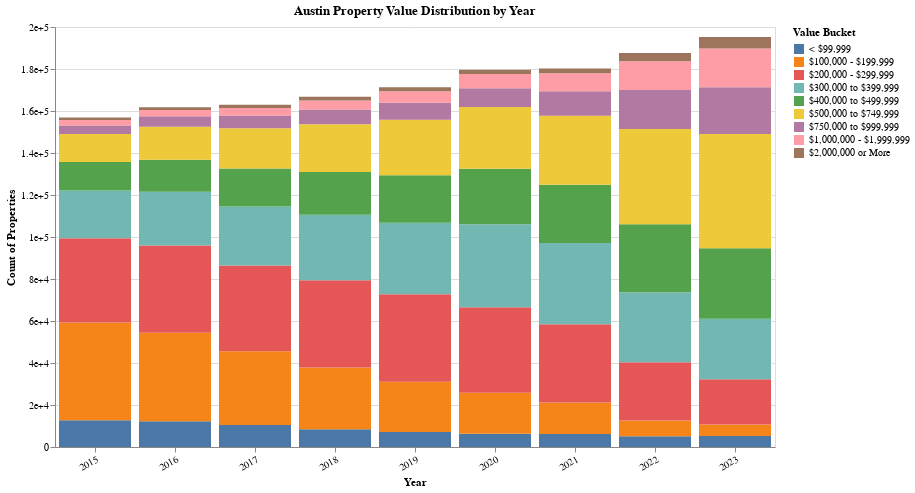

Here is the notebook cell this chart was saved with:
### Markdown cell above
#### Yearly Stacked Bar Chart

### Code cell
desired_order = [
    "< $99,999", "$100,000 - $199,999",
    "$200,000 - $299,999", "$300,000 to $399,999", "$400,000 to $499,999",
    "$500,000 to $749,999", "$750,000 to $999,999",
    "$1,000,000 - $1,999,999", "$2,000,000 or More"
]

# Melt to long
df_long = austin_propval_pivot.reset_index().melt(
    id_vars="Year", var_name="Bucket", value_name="Count"
)

# Stack order key
order_map = {b: i for i, b in enumerate(desired_order)}
df_long["BucketOrder"] = df_long["Bucket"].map(order_map).astype(float)

# Add year totals and ratio
df_long["YearTotal"] = df_long.groupby("Year")["Count"].transform("sum")
df_long["Ratio"] = df_long["Count"] / df_long["YearTotal"]

# Stacked bars: counts on axis, ratio in tooltip
chart = alt.Chart(df_long).mark_bar().encode(
    x=alt.X("Year:O", title="Year", axis=alt.Axis(labelAngle=-30)),
    y=alt.Y("Count:Q", stack="zero", axis=alt.Axis(title="Count of Properties", format=",")),
    color=alt.Color(
        "Bucket:N",
        title="Value Bucket",
        scale=alt.Scale(domain=desired_order)   # legend/color order
    ),
    order=alt.Order("BucketOrder:Q"),          # stack order bottom→top
    tooltip=[
        alt.Tooltip("Year:O", title="Year"),
        alt.Tooltip("Bucket:N", title="Bucket"),
        alt.Tooltip("Count:Q", title="Count", format=","),
        alt.Tooltip("YearTotal:Q", title="Year Total", format=","),
        alt.Tooltip("Ratio:Q", title="Share", format=".1%")
    ]
).properties(
    width=720, height=420, title="Austin Property Value Distribution by Year"
)

chart

### Figure 1 — Vega-Lite specification as saved in the notebook (floating-point values rounded to 4 significant figures)
{"config": {"view": {"continuousWidth": 300, "continuousHeight": 300}}, "data": {"name": "data-40a9545e292ddcb38bdcb8df8e09b0a5"}, "mark": {"type": "bar"}, "encoding": {"color": {"field": "Bucket", "scale": {"domain": ["< $99,999", "$100,000 - $199,999", "$200,000 - $299,999", "$300,000 to $399,999", "$400,000 to $499,999", "$500,000 to $749,999", "$750,000 to $999,999", "$1,000,000 - $1,999,999", "$2,000,000 or More"]}, "title": "Value Bucket", "type": "nominal"}, "order": {"field": "BucketOrder", "type": "quantitative"}, "tooltip": [{"field": "Year", "title": "Year", "type": "ordinal"}, {"field": "Bucket", "title": "Bucket", "type": "nominal"}, {"field": "Count", "format": ",", "title": "Count", "type": "quantitative"}, {"field": "YearTotal", "format": ",", "title": "Year Total", "type": "quantitative"}, {"field": "Ratio", "format": ".1%", "title": "Share", "type": "quantitative"}], "x": {"axis": {"labelAngle": -30}, "field": "Year", "title": "Year", "type": "ordinal"}, "y": {"axis": {"format": ",", "title": "Count of Properties"}, "field": "Count", "stack": "zero", "type": "quantitative"}}, "height": 420, "title": "Austin Property Value Distribution by Year", "width": 720, "$schema": "https://vega.github.io/schema/vega-lite/v5.20.1.json", "datasets": {"data-40a9545e292ddcb38bdcb8df8e09b0a5": [{"Year": 2015, "Bucket": "< $99,999", "Count": 12755, "BucketOrder": 0.0, "YearTotal": 156847, "Ratio": 0.08132}, {"Year": 2016, "Bucket": "< $99,999", "Count": 12266, "BucketOrder": 0.0, "YearTotal": 161795, "Ratio": 0.07581}, {"Year": 2017, "Bucket": "< $99,999", "Count": 10433, "BucketOrder": 0.0, "YearTotal": 163001, "Ratio": 0.06401}, {"Year": 2018, "Bucket": "< $99,999", "Count": 8484, "BucketOrder": 0.0, "YearTotal": 166832, "Ratio": 0.05085}, {"Year": 2019, "Bucket": "< $99,999", "Count": 7157, "BucketOrder": 0.0, "YearTotal": 171343, "Ratio": 0.04177}, {"Year": 2020, "Bucket": "< $99,999", "Count": 6284, "BucketOrder": 0.0, "YearTotal": 179636, "Ratio": 0.03498}, {"Year": 2021, "Bucket": "< $99,999", "Count": 6150, "BucketOrder": 0.0, "YearTotal": 180236, "Ratio": 0.03412}, {"Year": 2022, "Bucket": "< $99,999", "Count": 5168, "BucketOrder": 0.0, "YearTotal": 187629, "Ratio": 0.02754}, {"Year": 2023, "Bucket": "< $99,999", "Count": 5279, "BucketOrder": 0.0, "YearTotal": 195213, "Ratio": 0.02704}, {"Year": 2015, "Bucket": "$100,000 - $199,999", "Count": 46543, "BucketOrder": 1.0, "YearTotal": 156847, "Ratio": 0.2967}, {"Year": 2016, "Bucket": "$100,000 - $199,999", "Count": 42143, "BucketOrder": 1.0, "YearTotal": 161795, "Ratio": 0.2605}, {"Year": 2017, "Bucket": "$100,000 - $199,999", "Count": 35209, "BucketOrder": 1.0, "YearTotal": 163001, "Ratio": 0.216}, {"Year": 2018, "Bucket": "$100,000 - $199,999", "Count": 29344, "BucketOrder": 1.0, "YearTotal": 166832, "Ratio": 0.1759}, {"Year": 2019, "Bucket": "$100,000 - $199,999", "Count": 23880, "BucketOrder": 1.0, "YearTotal": 171343, "Ratio": 0.1394}, {"Year": 2020, "Bucket": "$100,000 - $199,999", "Count": 19575, "BucketOrder": 1.0, "YearTotal": 179636, "Ratio": 0.109}, {"Year": 2021, "Bucket": "$100,000 - $199,999", "Count": 15083, "BucketOrder": 1.0, "YearTotal": 180236, "Ratio": 0.08368}, {"Year": 2022, "Bucket": "$100,000 - $199,999", "Count": 7402, "BucketOrder": 1.0, "YearTotal": 187629, "Ratio": 0.03945}, {"Year": 2023, "Bucket": "$100,000 - $199,999", "Count": 5402, "BucketOrder": 1.0, "YearTotal": 195213, "Ratio": 0.02767}, {"Year": 2015, "Bucket": "$200,000 - $299,999", "Count": 40138, "BucketOrder": 2.0, "YearTotal": 156847, "Ratio": 0.2559}, {"Year": 2016, "Bucket": "$200,000 - $299,999", "Count": 41500, "BucketOrder": 2.0, "YearTotal": 161795, "Ratio": 0.2565}, {"Year": 2017, "Bucket": "$200,000 - $299,999", "Count": 40780, "BucketOrder": 2.0, "YearTotal": 163001, "Ratio": 0.2502}, {"Year": 2018, "Bucket": "$200,000 - $299,999", "Count": 41551, "BucketOrder": 2.0, "YearTotal": 166832, "Ratio": 0.2491}, {"Year": 2019, "Bucket": "$200,000 - $299,999", "Count": 41747, "BucketOrder": 2.0, "YearTotal": 171343, "Ratio": 0.2436}, {"Year": 2020, "Bucket": "$200,000 - $299,999", "Count": 40648, "BucketOrder": 2.0, "YearTotal": 179636, "Ratio": 0.2263}, {"Year": 2021, "Bucket": "$200,000 - $299,999", "Count": 37162, "BucketOrder": 2.0, "YearTotal": 180236, "Ratio": 0.2062}, {"Year": 2022, "Bucket": "$200,000 - $299,999", "Count": 27822, "BucketOrder": 2.0, "YearTotal": 187629, "Ratio": 0.1483}, {"Year": 2023, "Bucket": "$200,000 - $299,999", "Count": 21614, "BucketOrder": 2.0, "YearTotal": 195213, "Ratio": 0.1107}, {"Year": 2015, "Bucket": "$300,000 to $399,999", "Count": 22755, "BucketOrder": 3.0, "YearTotal": 156847, "Ratio": 0.1451}, {"Year": 2016, "Bucket": "$300,000 to $399,999", "Count": 25602, "BucketOrder": 3.0, "YearTotal": 161795, "Ratio": 0.1582}, {"Year": 2017, "Bucket": "$300,000 to $399,999", "Count": 28135, "BucketOrder": 3.0, "YearTotal": 163001, "Ratio": 0.1726}, {"Year": 2018, "Bucket": "$300,000 to $399,999", "Count": 31226, "BucketOrder": 3.0, "YearTotal": 166832, "Ratio": 0.1872}, {"Year": 2019, "Bucket": "$300,000 to $399,999", "Count": 34008, "BucketOrder": 3.0, "YearTotal": 171343, "Ratio": 0.1985}, {"Year": 2020, "Bucket": "$300,000 to $399,999", "Count": 39550, "BucketOrder": 3.0, "YearTotal": 179636, "Ratio": 0.2202}, {"Year": 2021, "Bucket": "$300,000 to $399,999", "Count": 38772, "BucketOrder": 3.0, "YearTotal": 180236, "Ratio": 0.2151}, {"Year": 2022, "Bucket": "$300,000 to $399,999", "Count": 33342, "BucketOrder": 3.0, "YearTotal": 187629, "Ratio": 0.1777}, {"Year": 2023, "Bucket": "$300,000 to $399,999", "Count": 28816, "BucketOrder": 3.0, "YearTotal": 195213, "Ratio": 0.1476}, {"Year": 2015, "Bucket": "$400,000 to $499,999", "Count": 13560, "BucketOrder": 4.0, "YearTotal": 156847, "Ratio": 0.08645}, {"Year": 2016, "Bucket": "$400,000 to $499,999", "Count": 15282, "BucketOrder": 4.0, "YearTotal": 161795, "Ratio": 0.09445}, {"Year": 2017, "Bucket": "$400,000 to $499,999", "Count": 18088, "BucketOrder": 4.0, "YearTotal": 163001, "Ratio": 0.111}, {"Year": 2018, "Bucket": "$400,000 to $499,999", "Count": 20324, "BucketOrder": 4.0, "YearTotal": 166832, "Ratio": 0.1218}, {"Year": 2019, "Bucket": "$400,000 to $499,999", "Count": 22619, "BucketOrder": 4.0, "YearTotal": 171343, "Ratio": 0.132}, {"Year": 2020, "Bucket": "$400,000 to $499,999", "Count": 26405, "BucketOrder": 4.0, "YearTotal": 179636, "Ratio": 0.147}, {"Year": 2021, "Bucket": "$400,000 to $499,999", "Count": 27702, "BucketOrder": 4.0, "YearTotal": 180236, "Ratio": 0.1537}, {"Year": 2022, "Bucket": "$400,000 to $499,999", "Count": 32341, "BucketOrder": 4.0, "YearTotal": 187629, "Ratio": 0.1724}, {"Year": 2023, "Bucket": "$400,000 to $499,999", "Count": 33501, "BucketOrder": 4.0, "YearTotal": 195213, "Ratio": 0.1716}, {"Year": 2015, "Bucket": "$500,000 to $749,999", "Count": 13328, "BucketOrder": 5.0, "YearTotal": 156847, "Ratio": 0.08497}, {"Year": 2016, "Bucket": "$500,000 to $749,999", "Count": 15668, "BucketOrder": 5.0, "YearTotal": 161795, "Ratio": 0.09684}, {"Year": 2017, "Bucket": "$500,000 to $749,999", "Count": 19136, "BucketOrder": 5.0, "YearTotal": 163001, "Ratio": 0.1174}, {"Year": 2018, "Bucket": "$500,000 to $749,999", "Count": 22791, "BucketOrder": 5.0, "YearTotal": 166832, "Ratio": 0.1366}, {"Year": 2019, "Bucket": "$500,000 to $749,999", "Count": 26470, "BucketOrder": 5.0, "YearTotal": 171343, "Ratio": 0.1545}, {"Year": 2020, "Bucket": "$500,000 to $749,999", "Count": 29411, "BucketOrder": 5.0, "YearTotal": 179636, "Ratio": 0.1637}, {"Year": 2021, "Bucket": "$500,000 to $749,999", "Count": 32827, "BucketOrder": 5.0, "YearTotal": 180236, "Ratio": 0.1821}, {"Year": 2022, "Bucket": "$500,000 to $749,999", "Count": 45357, "BucketOrder": 5.0, "YearTotal": 187629, "Ratio": 0.2417}, {"Year": 2023, "Bucket": "$500,000 to $749,999", "Count": 54435, "BucketOrder": 5.0, "YearTotal": 195213, "Ratio": 0.2788}, {"Year": 2015, "Bucket": "$750,000 to $999,999", "Count": 4029, "BucketOrder": 6.0, "YearTotal": 156847, "Ratio": 0.02569}, {"Year": 2016, "Bucket": "$750,000 to $999,999", "Count": 4992, "BucketOrder": 6.0, "YearTotal": 161795, "Ratio": 0.03085}, {"Year": 2017, "Bucket": "$750,000 to $999,999", "Count": 6049, "BucketOrder": 6.0, "YearTotal": 163001, "Ratio": 0.03711}, {"Year": 2018, "Bucket": "$750,000 to $999,999", "Count": 6952, "BucketOrder": 6.0, "YearTotal": 166832, "Ratio": 0.04167}, {"Year": 2019, "Bucket": "$750,000 to $999,999", "Count": 8074, "BucketOrder": 6.0, "YearTotal": 171343, "Ratio": 0.04712}, {"Year": 2020, "Bucket": "$750,000 to $999,999", "Count": 8947, "BucketOrder": 6.0, "YearTotal": 179636, "Ratio": 0.04981}, {"Year": 2021, "Bucket": "$750,000 to $999,999", "Count": 11703, "BucketOrder": 6.0, "YearTotal": 180236, "Ratio": 0.06493}, {"Year": 2022, "Bucket": "$750,000 to $999,999", "Count": 18576, "BucketOrder": 6.0, "YearTotal": 187629, "Ratio": 0.099}, {"Year": 2023, "Bucket": "$750,000 to $999,999", "Count": 22295, "BucketOrder": 6.0, "YearTotal": 195213, "Ratio": 0.1142}, {"Year": 2015, "Bucket": "$1,000,000 - $1,999,999", "Count": 2654, "BucketOrder": 7.0, "YearTotal": 156847, "Ratio": 0.01692}, {"Year": 2016, "Bucket": "$1,000,000 - $1,999,999", "Count": 2990, "BucketOrder": 7.0, "YearTotal": 161795, "Ratio": 0.01848}, {"Year": 2017, "Bucket": "$1,000,000 - $1,999,999", "Count": 3602, "BucketOrder": 7.0, "YearTotal": 163001, "Ratio": 0.0221}, {"Year": 2018, "Bucket": "$1,000,000 - $1,999,999", "Count": 4306, "BucketOrder": 7.0, "YearTotal": 166832, "Ratio": 0.02581}, {"Year": 2019, "Bucket": "$1,000,000 - $1,999,999", "Count": 5446, "BucketOrder": 7.0, "YearTotal": 171343, "Ratio": 0.03178}, {"Year": 2020, "Bucket": "$1,000,000 - $1,999,999", "Count": 6812, "BucketOrder": 7.0, "YearTotal": 179636, "Ratio": 0.03792}, {"Year": 2021, "Bucket": "$1,000,000 - $1,999,999", "Count": 8622, "BucketOrder": 7.0, "YearTotal": 180236, "Ratio": 0.04784}, {"Year": 2022, "Bucket": "$1,000,000 - $1,999,999", "Count": 13641, "BucketOrder": 7.0, "YearTotal": 187629, "Ratio": 0.0727}, {"Year": 2023, "Bucket": "$1,000,000 - $1,999,999", "Count": 18418, "BucketOrder": 7.0, "YearTotal": 195213, "Ratio": 0.09435}, {"Year": 2015, "Bucket": "$2,000,000 or More", "Count": 1085, "BucketOrder": 8.0, "YearTotal": 156847, "Ratio": 0.006918}, {"Year": 2016, "Bucket": "$2,000,000 or More", "Count": 1352, "BucketOrder": 8.0, "YearTotal": 161795, "Ratio": 0.008356}, {"Year": 2017, "Bucket": "$2,000,000 or More", "Count": 1569, "BucketOrder": 8.0, "YearTotal": 163001, "Ratio": 0.009626}, {"Year": 2018, "Bucket": "$2,000,000 or More", "Count": 1854, "BucketOrder": 8.0, "YearTotal": 166832, "Ratio": 0.01111}, {"Year": 2019, "Bucket": "$2,000,000 or More", "Count": 1942, "BucketOrder": 8.0, "YearTotal": 171343, "Ratio": 0.01133}, {"Year": 2020, "Bucket": "$2,000,000 or More", "Count": 2004, "BucketOrder": 8.0, "YearTotal": 179636, "Ratio": 0.01116}, {"Year": 2021, "Bucket": "$2,000,000 or More", "Count": 2215, "BucketOrder": 8.0, "YearTotal": 180236, "Ratio": 0.01229}, {"Year": 2022, "Bucket": "$2,000,000 or More", "Count": 3980, "BucketOrder": 8.0, "YearTotal": 187629, "Ratio": 0.02121}, {"Year": 2023, "Bucket": "$2,000,000 or More", "Count": 5453, "BucketOrder": 8.0, "YearTotal": 195213, "Ratio": 0.02793}]}}
